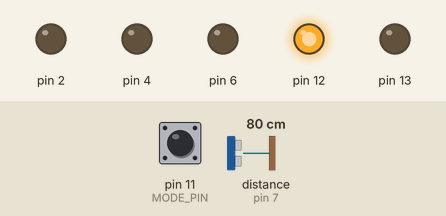
The sketch below on a simulated Arduino Uno, built with avr-gcc and run on an emulated ATmega328P. Shown: output pins drawn as LEDs (lit = HIGH). The test bench sets the inputs (shaded band); at power-on: pin 11 (MODE_PIN) LOW, distance to the obstacle (sensor on pin 7) 80 cm. The echo pulse lasts 58.3 µs per cm.

Above: at 1.9 s.
At 2.8 s:
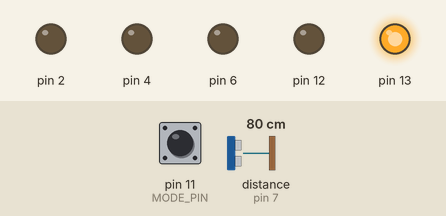
4.0 s: pin 11 (MODE_PIN) pulled HIGH for 1.45 s
At 4.9 s:
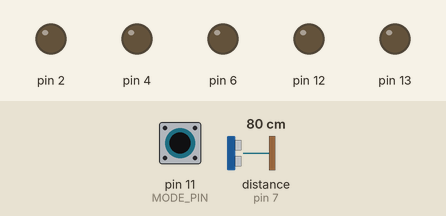
Timing chart, 0 to 7.0 s (numbered marks = the images above; inputs shaded):
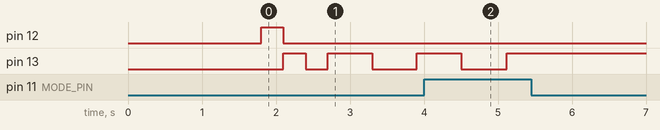

The sketch:

lightify.ino
```cpp
#define DISTANCE_DETECT 300
#define DELAY_DETECT 50
#define MODE_PIN 11

struct Feu {int pinRed; int pinYellow; int pinGreen; int red; int yellow; int green;};
struct Pedestrian {int pinRed; int pinGreen; int red; int green;};
struct Distance {int pinTrigger; int pinEcho;};

Feu feuDroite = {A5, A4, A3, LOW, LOW, LOW};
Feu feuGauche = {A2, A1, A0, LOW, LOW, LOW};
Pedestrian pedestrian = {12, 13, LOW, LOW};

Distance distanceDroite = {2, 3};
Distance distanceGauche = {4, 5};
Distance distancePedestrian = {6, 7};

void setup() {
  Serial.begin(9600);

  pinMode(MODE_PIN, INPUT);

  pinMode(pedestrian.pinRed, OUTPUT);
  pinMode(pedestrian.pinGreen, OUTPUT);

  pinMode(distanceDroite.pinTrigger, OUTPUT);
  pinMode(distanceDroite.pinEcho, INPUT);
  pinMode(distanceGauche.pinTrigger, OUTPUT);
  pinMode(distanceGauche.pinEcho, INPUT);
  pinMode(distancePedestrian.pinTrigger, OUTPUT);
  pinMode(distancePedestrian.pinEcho, INPUT);

  digitalWrite(distanceDroite.pinTrigger, LOW);
  digitalWrite(distanceGauche.pinTrigger, LOW);
  digitalWrite(distancePedestrian.pinTrigger, LOW);

  setFeu(feuDroite, LOW, LOW, LOW);
  setFeu(feuDroite, LOW, LOW, LOW);
  setFeu(feuGauche, LOW, LOW, LOW);
  setPedestrian(pedestrian, LOW, LOW);

  // Showtime !
  setFeu(feuDroite, HIGH, LOW, LOW);
  delay(300);
  setFeu(feuDroite, LOW, HIGH, LOW);
  delay(300);
  setFeu(feuDroite, LOW, LOW, HIGH);
  delay(300);
  setFeu(feuDroite, LOW, LOW, LOW);
  setFeu(feuGauche, HIGH, LOW, LOW);
  delay(300);
  setFeu(feuGauche, LOW, HIGH, LOW);
  delay(300);
  setFeu(feuGauche, LOW, LOW, HIGH);
  delay(300);
  setFeu(feuGauche, LOW, LOW, LOW);
  setPedestrian(pedestrian, HIGH, LOW);
  delay(300);
  setPedestrian(pedestrian, LOW, HIGH);
  delay(300);
  setPedestrian(pedestrian, LOW, LOW);
  delay(300);
}

/**
 * Met à jour un feu routier
 *
 * @param Feu feu - Le feu à mettre à jour
 * @param int red - L'état rouge du feu
 * @param int yellow - L'état jaune du feu
 * @param int green - L'état vert du feu
 */
void setFeu(Feu &feu, int red, int yellow, int green)
{
  feu.red = red;
  feu.yellow = yellow;
  feu.green = green;

  digitalWrite(feu.pinRed, feu.red);
  digitalWrite(feu.pinYellow, feu.yellow);
  digitalWrite(feu.pinGreen, feu.green);
}

/**
 * Met à jour un feu piéton
 *
 * @param Pedestrian pedestrian - Le feu pétion à mettre à jour
 * @param int red - L'état du rouge du feu piéton
 * @param int green - L'état du vert du feu piéton
 */
void setPedestrian(Pedestrian &pedestrian, int red, int green)
{
  pedestrian.red = red;
  pedestrian.green = green;

  digitalWrite(pedestrian.pinRed, pedestrian.red);
  digitalWrite(pedestrian.pinGreen, pedestrian.green);
}

/**
 * Retourne la distance mesuré par un capteur en centimètre
 *
 * @param Distance distance - Le capteur sur lequel la mesure doit s'effectuer
 *
 * @return long - La distance en centimètre
 */
long getDistance(Distance &distance)
{
  digitalWrite(distance.pinTrigger, LOW);
  delayMicroseconds(2);
  digitalWrite(distance.pinTrigger, HIGH);
  delayMicroseconds(10);
  digitalWrite(distance.pinTrigger, LOW);

  long measure = pulseIn(distance.pinEcho, HIGH);

  return (long) (measure / 58);
}

/**
 * Est-ce que un capteur detecte quelqu'un ?
 *
 * @param Distance distance - Le capteur sur lequel la mesure doit s'effectuer
 *
 * @return bool
 */
bool detectSomeone(Distance &distance)
{
  int nbDetect = 0;
  int nbLoop = 3;

  for (int i = 0; i < nbLoop; i++) {
    long dist = getDistance(distance);
    if (dist <= DISTANCE_DETECT) {
      nbDetect++;
    }
  }

  if (nbDetect >= nbLoop / 2) {
    return true;
  }

  return false;
}

/**
 * Loop
 */
void loop()
{
  if (digitalRead(MODE_PIN)) {
    detect();

    return;
  }

  warning();
}

/**
 * Pas de detection : tous au vert
 * Detection pieton : tricolore 1/2 orange (1 seconde) puis rouge & feu pieton vert - 3 secondes
 * Detection tricolore 1 : pieton rouge & tricolore 1 vert & tricolore 2 orange (1 seconde) puis rouge - 3 secondes
 * Detection tricolore 2 : pieton rouge & tricolore 2 vert & tricolore 1 orange (1 seconde) puis rouge - 3 secondes
 */
void detect()
{
  if (detectSomeone(distancePedestrian)) {
    setPedestrian(pedestrian, LOW, HIGH);
    setFeu(feuDroite, LOW, HIGH, LOW);
    setFeu(feuGauche, LOW, HIGH, LOW);
    delay(700);
    setFeu(feuDroite, HIGH, LOW, LOW);
    setFeu(feuGauche, HIGH, LOW, LOW);
    delay(700);
    do {
      delay(DELAY_DETECT);
    } while(detectSomeone(distancePedestrian));
  }

  else if (detectSomeone(distanceDroite) || detectSomeone(distanceGauche)) {
    setPedestrian(pedestrian, HIGH, LOW);
    setFeu(feuDroite, LOW, LOW, HIGH);
    setFeu(feuGauche, LOW, LOW, HIGH);
    do {
      delay(DELAY_DETECT);
    } while(detectSomeone(distanceDroite) || detectSomeone(distanceGauche));
  }

  else {
    setPedestrian(pedestrian, LOW, HIGH);
    setFeu(feuGauche, LOW, LOW, HIGH);
    setFeu(feuDroite, LOW, LOW, HIGH);
    delay(DELAY_DETECT);
  }
}

/**
 * Les feux routier clignote en jaune et le feu pieton clignote en vert.
 */
void warning()
{
  setPedestrian(pedestrian, LOW, HIGH);
  setFeu(feuDroite, LOW, HIGH, LOW);
  setFeu(feuGauche, LOW, HIGH, LOW);
  delay(600);
  setPedestrian(pedestrian, LOW, LOW);
  setFeu(feuDroite, LOW, LOW, LOW);
  setFeu(feuGauche, LOW, LOW, LOW);
  delay(600);
}
```

Measured:
- after the input at 4.0 s, pin 13: goes on until 5.1 s, then stays HIGH
